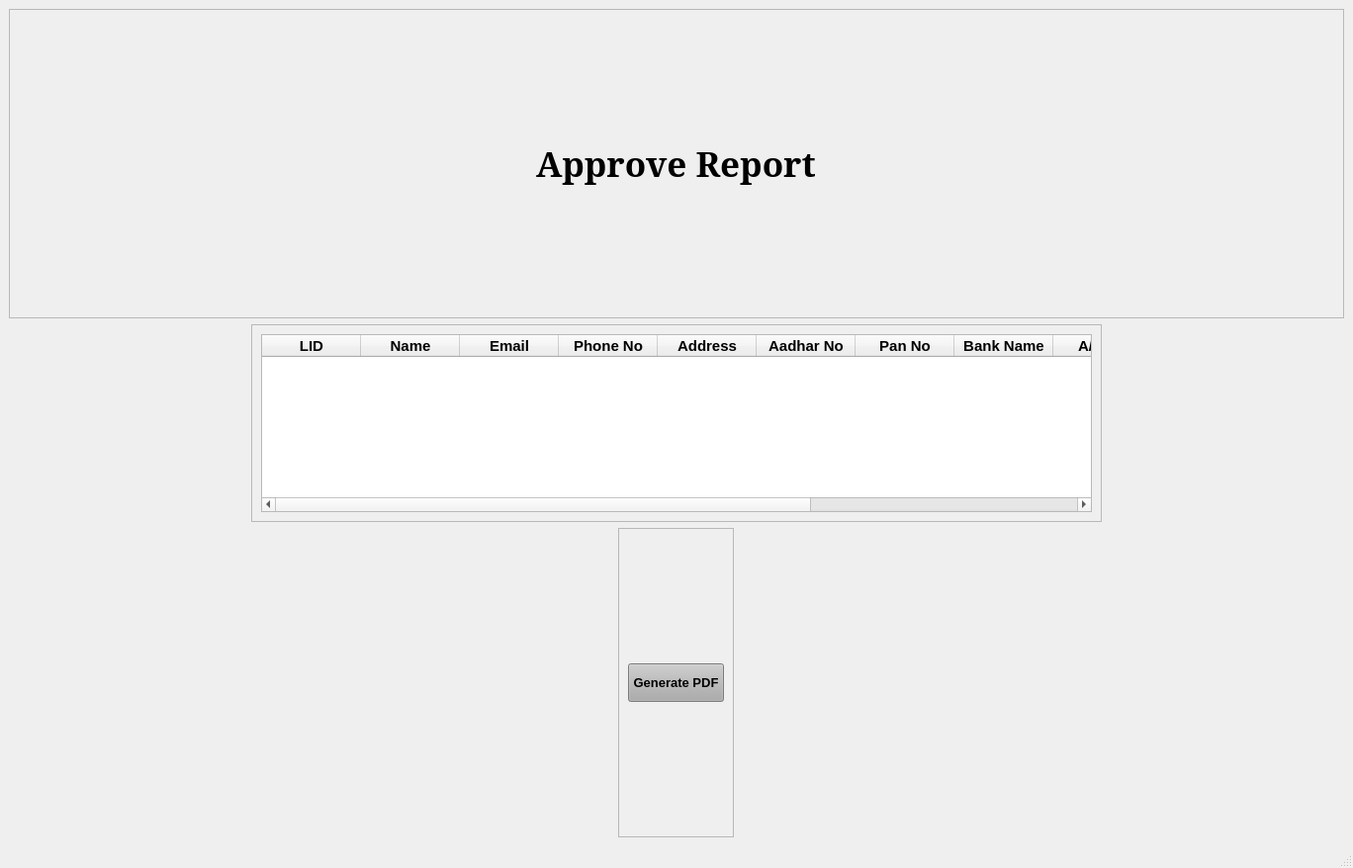
<?xml version="1.0" encoding="UTF-8"?>
<ui version="4.0">
 <class>repapp</class>
 <widget class="QMainWindow" name="repapp">
  <property name="geometry">
   <rect>
    <x>0</x>
    <y>0</y>
    <width>1368</width>
    <height>878</height>
   </rect>
  </property>
  <property name="minimumSize">
   <size>
    <width>1368</width>
    <height>878</height>
   </size>
  </property>
  <property name="maximumSize">
   <size>
    <width>1368</width>
    <height>878</height>
   </size>
  </property>
  <property name="windowTitle">
   <string>Approve Report</string>
  </property>
  <widget class="QWidget" name="centralwidget">
   <layout class="QVBoxLayout" name="verticalLayout">
    <item>
     <widget class="QFrame" name="frame">
      <property name="frameShape">
       <enum>QFrame::StyledPanel</enum>
      </property>
      <property name="frameShadow">
       <enum>QFrame::Raised</enum>
      </property>
      <layout class="QVBoxLayout" name="verticalLayout_2">
       <item alignment="Qt::AlignHCenter">
        <widget class="QLabel" name="label">
         <property name="font">
          <font>
           <family>MS Serif</family>
           <pointsize>26</pointsize>
           <weight>75</weight>
           <bold>true</bold>
          </font>
         </property>
         <property name="text">
          <string>Approve Report</string>
         </property>
        </widget>
       </item>
      </layout>
     </widget>
    </item>
    <item alignment="Qt::AlignHCenter">
     <widget class="QFrame" name="frame_2">
      <property name="minimumSize">
       <size>
        <width>860</width>
        <height>0</height>
       </size>
      </property>
      <property name="maximumSize">
       <size>
        <width>16777215</width>
        <height>200</height>
       </size>
      </property>
      <property name="frameShape">
       <enum>QFrame::StyledPanel</enum>
      </property>
      <property name="frameShadow">
       <enum>QFrame::Raised</enum>
      </property>
      <layout class="QVBoxLayout" name="verticalLayout_4">
       <item>
        <widget class="QTableWidget" name="table">
         <property name="font">
          <font>
           <pointsize>11</pointsize>
           <weight>75</weight>
           <bold>true</bold>
          </font>
         </property>
         <property name="cursor" stdset="0">
          <cursorShape>ForbiddenCursor</cursorShape>
         </property>
         <column>
          <property name="text">
           <string>LID</string>
          </property>
         </column>
         <column>
          <property name="text">
           <string>Name</string>
          </property>
         </column>
         <column>
          <property name="text">
           <string>Email</string>
          </property>
         </column>
         <column>
          <property name="text">
           <string>Phone No</string>
          </property>
         </column>
         <column>
          <property name="text">
           <string>Address</string>
          </property>
         </column>
         <column>
          <property name="text">
           <string>Aadhar No</string>
          </property>
         </column>
         <column>
          <property name="text">
           <string>Pan No</string>
          </property>
         </column>
         <column>
          <property name="text">
           <string>Bank Name</string>
          </property>
         </column>
         <column>
          <property name="text">
           <string>A/C No</string>
          </property>
          <property name="font">
           <font>
            <weight>75</weight>
            <bold>true</bold>
           </font>
          </property>
         </column>
         <column>
          <property name="text">
           <string>IFSC code</string>
          </property>
         </column>
         <column>
          <property name="text">
           <string>Amount</string>
          </property>
         </column>
         <column>
          <property name="text">
           <string>Approve Date</string>
          </property>
         </column>
        </widget>
       </item>
      </layout>
     </widget>
    </item>
    <item alignment="Qt::AlignHCenter">
     <widget class="QFrame" name="frame_3">
      <property name="frameShape">
       <enum>QFrame::StyledPanel</enum>
      </property>
      <property name="frameShadow">
       <enum>QFrame::Raised</enum>
      </property>
      <layout class="QVBoxLayout" name="verticalLayout_3">
       <item>
        <widget class="QPushButton" name="pdfBtn">
         <property name="minimumSize">
          <size>
           <width>97</width>
           <height>39</height>
          </size>
         </property>
         <property name="font">
          <font>
           <pointsize>10</pointsize>
           <weight>75</weight>
           <bold>true</bold>
          </font>
         </property>
         <property name="cursor">
          <cursorShape>PointingHandCursor</cursorShape>
         </property>
         <property name="styleSheet">
          <string notr="true">background-color: rgb(172, 172, 172);</string>
         </property>
         <property name="text">
          <string>Generate PDF</string>
         </property>
        </widget>
       </item>
      </layout>
     </widget>
    </item>
   </layout>
  </widget>
  <widget class="QMenuBar" name="menubar">
   <property name="geometry">
    <rect>
     <x>0</x>
     <y>0</y>
     <width>1368</width>
     <height>27</height>
    </rect>
   </property>
  </widget>
  <widget class="QStatusBar" name="statusbar"/>
 </widget>
 <resources/>
 <connections/>
</ui>
